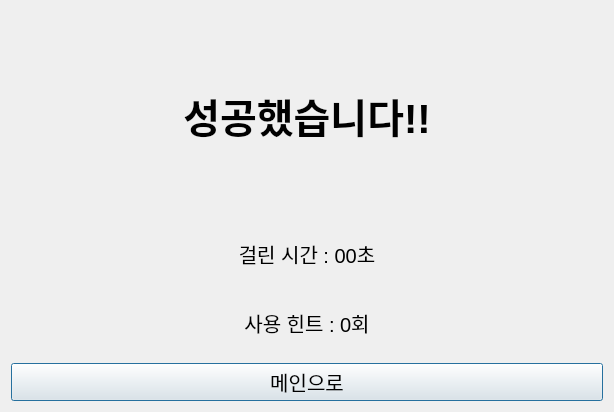
<?xml version="1.0" encoding="UTF-8"?>
<ui version="4.0">
 <class>SuccessDialog</class>
 <widget class="QDialog" name="SuccessDialog">
  <property name="geometry">
   <rect>
    <x>0</x>
    <y>0</y>
    <width>614</width>
    <height>412</height>
   </rect>
  </property>
  <property name="windowTitle">
   <string>Dialog</string>
  </property>
  <layout class="QVBoxLayout" name="verticalLayout_3">
   <item>
    <layout class="QVBoxLayout" name="verticalLayout_2">
     <item>
      <layout class="QVBoxLayout" name="verticalLayout" stretch="6,2,2">
       <property name="spacing">
        <number>0</number>
       </property>
       <item>
        <widget class="QLabel" name="label">
         <property name="font">
          <font>
           <pointsize>30</pointsize>
           <weight>75</weight>
           <italic>false</italic>
           <bold>true</bold>
          </font>
         </property>
         <property name="text">
          <string>성공했습니다!!</string>
         </property>
         <property name="alignment">
          <set>Qt::AlignCenter</set>
         </property>
        </widget>
       </item>
       <item>
        <widget class="QLabel" name="label_2">
         <property name="font">
          <font>
           <pointsize>15</pointsize>
          </font>
         </property>
         <property name="text">
          <string>걸린 시간 : 00초</string>
         </property>
         <property name="alignment">
          <set>Qt::AlignCenter</set>
         </property>
        </widget>
       </item>
       <item>
        <widget class="QLabel" name="label_3">
         <property name="font">
          <font>
           <pointsize>15</pointsize>
          </font>
         </property>
         <property name="text">
          <string>사용 힌트 : 0회</string>
         </property>
         <property name="alignment">
          <set>Qt::AlignCenter</set>
         </property>
        </widget>
       </item>
      </layout>
     </item>
     <item>
      <widget class="QPushButton" name="pushButton">
       <property name="font">
        <font>
         <pointsize>15</pointsize>
        </font>
       </property>
       <property name="text">
        <string>메인으로</string>
       </property>
      </widget>
     </item>
    </layout>
   </item>
  </layout>
 </widget>
 <resources/>
 <connections/>
</ui>
